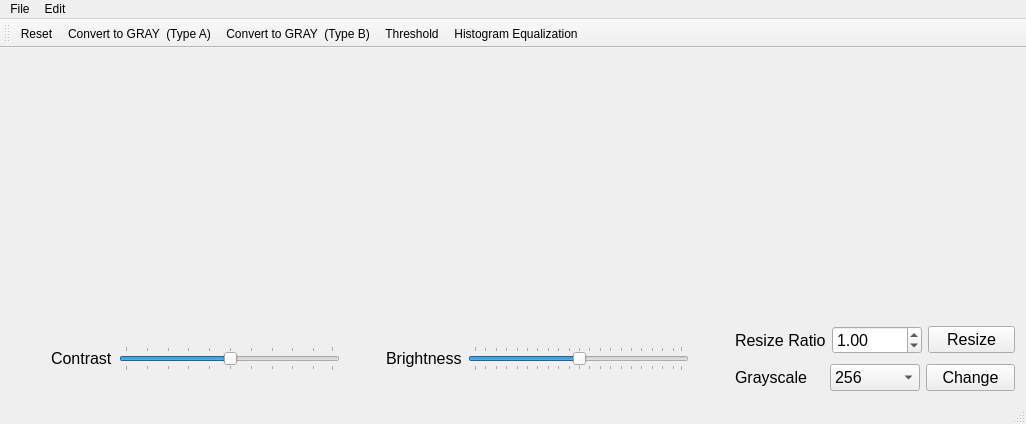
<?xml version="1.0" encoding="UTF-8"?>
<ui version="4.0">
 <class>MainWindow</class>
 <widget class="QMainWindow" name="MainWindow">
  <property name="geometry">
   <rect>
    <x>0</x>
    <y>0</y>
    <width>1026</width>
    <height>424</height>
   </rect>
  </property>
  <property name="windowTitle">
   <string>MainWindow</string>
  </property>
  <widget class="QWidget" name="centralWidget">
   <layout class="QGridLayout" name="gridLayout">
    <item row="0" column="0">
     <widget class="QLabel" name="imgLabel">
      <property name="text">
       <string/>
      </property>
     </widget>
    </item>
    <item row="0" column="1">
     <layout class="QHBoxLayout" name="histogram"/>
    </item>
    <item row="3" column="0" colspan="2">
     <spacer name="verticalSpacer">
      <property name="orientation">
       <enum>Qt::Vertical</enum>
      </property>
      <property name="sizeType">
       <enum>QSizePolicy::Minimum</enum>
      </property>
      <property name="sizeHint" stdset="0">
       <size>
        <width>20</width>
        <height>20</height>
       </size>
      </property>
     </spacer>
    </item>
    <item row="5" column="0" colspan="2">
     <layout class="QHBoxLayout" name="sliderArea">
      <item>
       <spacer name="horizontalSpacer">
        <property name="orientation">
         <enum>Qt::Horizontal</enum>
        </property>
        <property name="sizeType">
         <enum>QSizePolicy::Fixed</enum>
        </property>
        <property name="sizeHint" stdset="0">
         <size>
          <width>40</width>
          <height>20</height>
         </size>
        </property>
       </spacer>
      </item>
      <item>
       <widget class="QLabel" name="contrastLabel">
        <property name="font">
         <font>
          <pointsize>12</pointsize>
         </font>
        </property>
        <property name="text">
         <string>Contrast</string>
        </property>
       </widget>
      </item>
      <item>
       <widget class="QSlider" name="contrastSlider">
        <property name="minimum">
         <number>0</number>
        </property>
        <property name="maximum">
         <number>99</number>
        </property>
        <property name="singleStep">
         <number>5</number>
        </property>
        <property name="value">
         <number>50</number>
        </property>
        <property name="orientation">
         <enum>Qt::Horizontal</enum>
        </property>
        <property name="tickPosition">
         <enum>QSlider::TicksBothSides</enum>
        </property>
        <property name="tickInterval">
         <number>10</number>
        </property>
       </widget>
      </item>
      <item>
       <spacer name="horizontalSpacer_2">
        <property name="orientation">
         <enum>Qt::Horizontal</enum>
        </property>
        <property name="sizeType">
         <enum>QSizePolicy::Minimum</enum>
        </property>
        <property name="sizeHint" stdset="0">
         <size>
          <width>40</width>
          <height>20</height>
         </size>
        </property>
       </spacer>
      </item>
      <item>
       <widget class="QLabel" name="brightnessLabel">
        <property name="font">
         <font>
          <pointsize>12</pointsize>
         </font>
        </property>
        <property name="text">
         <string>Brightness</string>
        </property>
       </widget>
      </item>
      <item>
       <widget class="QSlider" name="brightnessSlider">
        <property name="singleStep">
         <number>5</number>
        </property>
        <property name="value">
         <number>50</number>
        </property>
        <property name="orientation">
         <enum>Qt::Horizontal</enum>
        </property>
        <property name="tickPosition">
         <enum>QSlider::TicksBothSides</enum>
        </property>
        <property name="tickInterval">
         <number>5</number>
        </property>
       </widget>
      </item>
      <item>
       <spacer name="horizontalSpacer_4">
        <property name="orientation">
         <enum>Qt::Horizontal</enum>
        </property>
        <property name="sizeType">
         <enum>QSizePolicy::Minimum</enum>
        </property>
        <property name="sizeHint" stdset="0">
         <size>
          <width>40</width>
          <height>20</height>
         </size>
        </property>
       </spacer>
      </item>
      <item>
       <layout class="QVBoxLayout" name="verticalLayout_3">
        <item>
         <layout class="QHBoxLayout" name="resizeLayout">
          <item>
           <widget class="QLabel" name="resizeLabel">
            <property name="font">
             <font>
              <pointsize>12</pointsize>
             </font>
            </property>
            <property name="text">
             <string>Resize Ratio</string>
            </property>
           </widget>
          </item>
          <item>
           <widget class="QDoubleSpinBox" name="resizeSpinBox">
            <property name="minimumSize">
             <size>
              <width>90</width>
              <height>0</height>
             </size>
            </property>
            <property name="font">
             <font>
              <pointsize>12</pointsize>
             </font>
            </property>
            <property name="minimum">
             <double>0.050000000000000</double>
            </property>
            <property name="maximum">
             <double>10.000000000000000</double>
            </property>
            <property name="singleStep">
             <double>0.500000000000000</double>
            </property>
            <property name="value">
             <double>1.000000000000000</double>
            </property>
           </widget>
          </item>
          <item>
           <widget class="QPushButton" name="resizeButton">
            <property name="minimumSize">
             <size>
              <width>87</width>
              <height>0</height>
             </size>
            </property>
            <property name="font">
             <font>
              <pointsize>12</pointsize>
             </font>
            </property>
            <property name="text">
             <string>Resize</string>
            </property>
           </widget>
          </item>
         </layout>
        </item>
        <item>
         <spacer name="verticalSpacer_2">
          <property name="orientation">
           <enum>Qt::Vertical</enum>
          </property>
          <property name="sizeType">
           <enum>QSizePolicy::Fixed</enum>
          </property>
          <property name="sizeHint" stdset="0">
           <size>
            <width>20</width>
            <height>4</height>
           </size>
          </property>
         </spacer>
        </item>
        <item>
         <layout class="QHBoxLayout" name="grayscaleChangeLayout">
          <item>
           <widget class="QLabel" name="grayscaleChangeLabel">
            <property name="font">
             <font>
              <pointsize>12</pointsize>
             </font>
            </property>
            <property name="text">
             <string>Grayscale</string>
            </property>
           </widget>
          </item>
          <item>
           <widget class="QComboBox" name="grayscaleComboBox">
            <property name="minimumSize">
             <size>
              <width>90</width>
              <height>0</height>
             </size>
            </property>
            <property name="font">
             <font>
              <pointsize>12</pointsize>
             </font>
            </property>
            <item>
             <property name="text">
              <string>256</string>
             </property>
            </item>
            <item>
             <property name="text">
              <string>128</string>
             </property>
            </item>
            <item>
             <property name="text">
              <string>64</string>
             </property>
            </item>
            <item>
             <property name="text">
              <string>32</string>
             </property>
            </item>
            <item>
             <property name="text">
              <string>16</string>
             </property>
            </item>
            <item>
             <property name="text">
              <string>8</string>
             </property>
            </item>
            <item>
             <property name="text">
              <string>4</string>
             </property>
            </item>
            <item>
             <property name="text">
              <string>2</string>
             </property>
            </item>
           </widget>
          </item>
          <item>
           <widget class="QPushButton" name="changeButton">
            <property name="minimumSize">
             <size>
              <width>85</width>
              <height>0</height>
             </size>
            </property>
            <property name="font">
             <font>
              <pointsize>12</pointsize>
             </font>
            </property>
            <property name="text">
             <string>Change</string>
            </property>
           </widget>
          </item>
         </layout>
        </item>
       </layout>
      </item>
     </layout>
    </item>
   </layout>
  </widget>
  <widget class="QMenuBar" name="menuBar">
   <property name="geometry">
    <rect>
     <x>0</x>
     <y>0</y>
     <width>1026</width>
     <height>18</height>
    </rect>
   </property>
   <widget class="QMenu" name="menuFile">
    <property name="title">
     <string>File</string>
    </property>
    <addaction name="actionOpen"/>
    <addaction name="actionSave"/>
    <addaction name="actionExit"/>
   </widget>
   <widget class="QMenu" name="menuEdit">
    <property name="title">
     <string>Edit</string>
    </property>
    <addaction name="actionReset"/>
    <addaction name="actionConvert_to_GRAY_Type_A"/>
    <addaction name="actionConvert_to_GRAY_Type_B"/>
    <addaction name="actionThreshold"/>
    <addaction name="actionHistogram_Equalization"/>
   </widget>
   <addaction name="menuFile"/>
   <addaction name="menuEdit"/>
  </widget>
  <widget class="QToolBar" name="mainToolBar">
   <attribute name="toolBarArea">
    <enum>TopToolBarArea</enum>
   </attribute>
   <attribute name="toolBarBreak">
    <bool>false</bool>
   </attribute>
   <addaction name="actionReset"/>
   <addaction name="actionConvert_to_GRAY_Type_A"/>
   <addaction name="actionConvert_to_GRAY_Type_B"/>
   <addaction name="actionThreshold"/>
   <addaction name="actionHistogram_Equalization"/>
  </widget>
  <widget class="QStatusBar" name="statusBar"/>
  <action name="actionOpen">
   <property name="text">
    <string>Open</string>
   </property>
   <property name="shortcut">
    <string>Ctrl+O</string>
   </property>
  </action>
  <action name="actionExit">
   <property name="text">
    <string>Exit</string>
   </property>
   <property name="shortcut">
    <string>Ctrl+Q</string>
   </property>
  </action>
  <action name="actionConvert_to_GRAY_Type_A">
   <property name="text">
    <string>Convert to GRAY  (Type A)</string>
   </property>
   <property name="shortcut">
    <string>Ctrl+A</string>
   </property>
  </action>
  <action name="actionConvert_to_GRAY_Type_B">
   <property name="text">
    <string>Convert to GRAY  (Type B)</string>
   </property>
   <property name="shortcut">
    <string>Ctrl+B</string>
   </property>
  </action>
  <action name="actionSave">
   <property name="text">
    <string>Save</string>
   </property>
   <property name="shortcut">
    <string>Ctrl+S</string>
   </property>
  </action>
  <action name="actionReset">
   <property name="text">
    <string>Reset</string>
   </property>
   <property name="shortcut">
    <string>Ctrl+R</string>
   </property>
  </action>
  <action name="actionThreshold">
   <property name="text">
    <string>Threshold</string>
   </property>
   <property name="shortcut">
    <string>Ctrl+T</string>
   </property>
  </action>
  <action name="actionHistogram_Equalization">
   <property name="text">
    <string>Histogram Equalization</string>
   </property>
   <property name="shortcut">
    <string>Ctrl+E</string>
   </property>
  </action>
 </widget>
 <layoutdefault spacing="6" margin="11"/>
 <resources/>
 <connections/>
</ui>
